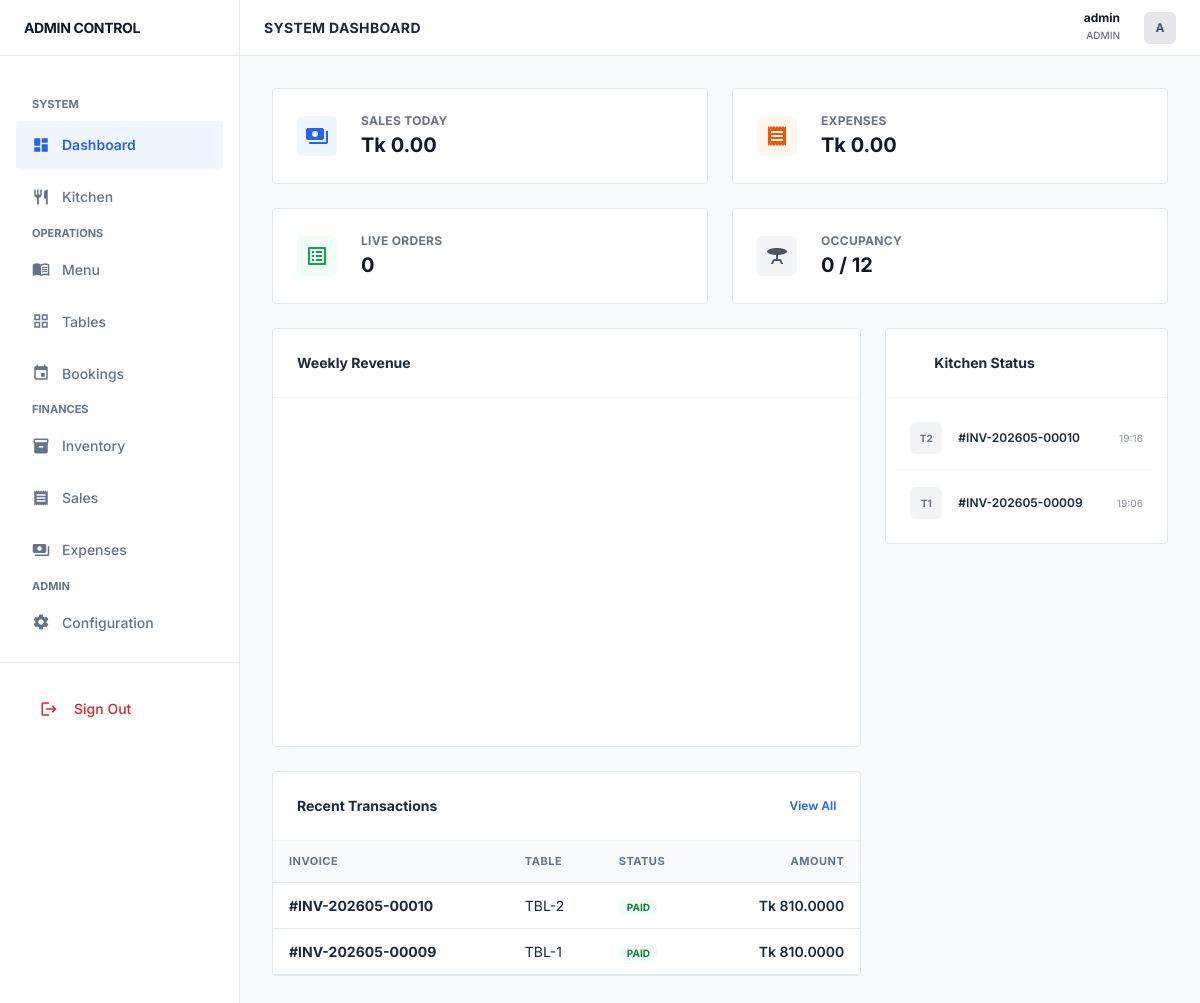
The app's page / (signed in) with its own data.
### core/models/order.py (models this page shows, shortened)
class Order(models.Model):
    STATUS_CHOICES = [
        ('pending', 'Pending'),
        ('cooking', 'Cooking'),
        ('served', 'Served'),
        ('paid', 'Paid'),
        ('cancelled', 'Cancelled'),
    ]
    PAYMENT_CHOICES = [
        ('cash', 'Cash'),
        ('card', 'Card'),
        ('mobile', 'Mobile Banking'),
    ]
    table = models.ForeignKey('Table', on_delete=models.CASCADE, related_name='orders')
    staff = models.ForeignKey(User, on_delete=models.SET_NULL, null=True, related_name='orders')
    customer = models.ForeignKey('Customer', on_delete=models.SET_NULL, null=True, blank=True, related_name='orders')
    status = models.CharField(max_length=20, choices=STATUS_CHOICES, default='pending')
    payment_method = models.CharField(max_length=20, choices=PAYMENT_CHOICES, default='cash')
    tax_rate = models.DecimalField(max_digits=5, decimal_places=2, default=0.00) # e.g. 5.00 for 5%
    created_at = models.DateTimeField(auto_now_add=True)
    updated_at = models.DateTimeField(auto_now=True)
    @property
    def invoice_number(self):
        return f"INV-{self.created_at.strftime('%Y%m')}-{self.id:05d}"
    @property
    def subtotal(self):
        return sum(item.get_total_item_price() for item in self.items.all())
    @property
    def tax_amount(self):
        return (self.subtotal * self.tax_rate) / 100
    @property
    def total_price(self):
        return self.subtotal + self.tax_amount

### core/models/table.py (models this page shows, shortened)
class Table(models.Model):
    STATUS_CHOICES = [
        ('available', 'Available'),
        ('occupied', 'Occupied'),
        ('reserved', 'Reserved'),
    ]
    number = models.IntegerField(unique=True)
    capacity = models.IntegerField()
    status = models.CharField(max_length=20, choices=STATUS_CHOICES, default='available')

### core/models/order_item.py (models this page shows, shortened)
class OrderItem(models.Model):
    STATUS_CHOICES = [
        ('pending', 'Pending'),
        ('preparing', 'Preparing'),
        ('ready', 'Ready'),
        ('served', 'Served'),
    ]
    order = models.ForeignKey('Order', on_delete=models.CASCADE, related_name='items')
    menu_item = models.ForeignKey('MenuItem', on_delete=models.CASCADE)
    quantity = models.PositiveIntegerField(default=1)
    price = models.DecimalField(max_digits=10, decimal_places=2) # Price at the time of order
    status = models.CharField(max_length=20, choices=STATUS_CHOICES, default='pending')
    notes = models.CharField(max_length=255, blank=True, null=True)
    def get_total_item_price(self):
        return self.quantity * self.price

### core/views/dashboard.py (the view)
class DashboardView(LoginRequiredMixin, TemplateView):
    template_name = 'core/dashboard.html'
    def get_context_data(self, **kwargs):
        context = super().get_context_data(**kwargs)
        today = timezone.now().date()
        start_of_month = today.replace(day=1)
        context['total_orders'] = Order.objects.count()
        context['pending_orders'] = Order.objects.filter(status='pending').count()
        context['total_tables'] = Table.objects.count()
        context['available_tables'] = Table.objects.filter(status='available').count()
        context['occupied_tables'] = context['total_tables'] - context['available_tables']
        context['recent_orders'] = Order.objects.order_by('-created_at')[:5]
        today_paid_orders = Order.objects.filter(created_at__date=today, status='paid')
        context['today_sales'] = sum(order.total_price for order in today_paid_orders)
        context['today_expenses'] = Expense.objects.filter(date=today).aggregate(Sum('amount'))['amount__sum'] or 0
        month_paid_orders = Order.objects.filter(created_at__date__gte=start_of_month, status='paid')
        context['month_sales'] = sum(order.total_price for order in month_paid_orders)
        context['month_expenses'] = Expense.objects.filter(date__gte=start_of_month).aggregate(Sum('amount'))['amount__sum'] or 0
        context['low_stock_count'] = Ingredient.objects.filter(current_stock__lte=F('low_stock_threshold')).count()
        context['today_reservations_count'] = Reservation.objects.filter(date=today).count()
        days = []
        revenue_data = []
        expense_data = []
        for i in range(6, -1, -1):
            date = today - timedelta(days=i)
            days.append(date.strftime('%a'))
            day_sales = sum(order.total_price for order in Order.objects.filter(created_at__date=date, status='paid'))
            day_expenses = Expense.objects.filter(date=date).aggregate(Sum('amount'))['amount__sum'] or 0
            revenue_data.append(float(day_sales))
            expense_data.append(float(day_expenses))
        context['chart_days'] = days
        context['chart_revenue'] = revenue_data
        context['chart_expenses'] = expense_data
        return context

### core/templates/core/dashboard.html (shortened to what this page needs)
{% extends 'core/base.html' %}
{% load inventory_extras %}
{% block page_title %}System Dashboard{% endblock %}
{% block content %}
<div class="grid grid-cols-1 sm:grid-cols-2 xl:grid-cols-4 gap-4 mb-6">
    <div class="app-card p-4 flex items-center gap-4">
        <div class="w-10 h-10 bg-blue-50 text-blue-600 rounded flex items-center justify-center">
            <span class="material-icons">payments</span>
        </div>
        <div>
            <p class="text-xs font-bold text-gray-500 uppercase tracking-wide mb-0.5">Sales Today</p>
            <h3 class="text-xl font-bold text-gray-900">Tk {{ today_sales|floatformat:2 }}</h3>
        </div>
    </div>
    <div class="app-card p-4 flex items-center gap-4">
        <div class="w-10 h-10 bg-orange-50 text-orange-600 rounded flex items-center justify-center">
            <span class="material-icons">receipt</span>
        </div>
        <div>
            <p class="text-xs font-bold text-gray-500 uppercase tracking-wide mb-0.5">Expenses</p>
            <h3 class="text-xl font-bold text-gray-900">Tk {{ today_expenses|floatformat:2 }}</h3>
        </div>
    </div>
    <div class="app-card p-4 flex items-center gap-4">
        <div class="w-10 h-10 bg-green-50 text-green-600 rounded flex items-center justify-center">
            <span class="material-icons">list_alt</span>
        </div>
        <div>
            <p class="text-xs font-bold text-gray-500 uppercase tracking-wide mb-0.5">Live Orders</p>
            <h3 class="text-xl font-bold text-gray-900">{{ pending_orders }}</h3>
        </div>
    </div>
    <div class="app-card p-4 flex items-center gap-4">
        <div class="w-10 h-10 bg-gray-100 text-gray-600 rounded flex items-center justify-center">
            <span class="material-icons">table_bar</span>
        </div>
        <div>
            <p class="text-xs font-bold text-gray-500 uppercase tracking-wide mb-0.5">Occupancy</p>
            <h3 class="text-xl font-bold text-gray-900">{{ occupied_tables }} / {{ total_tables }}</h3>
        </div>
    </div>
</div>
<div class="grid grid-cols-1 lg:grid-cols-3 gap-6">
    <div class="lg:col-span-2 space-y-6">
        <div class="app-card">
            <div class="px-6 py-4 border-b border-gray-100">
                <h4 class="text-sm font-bold text-gray-800">Weekly Revenue</h4>
            </div>
            <div class="p-4">
                <div id="revenueChart" style="height: 300px;"></div>
            </div>
        </div>
        <div class="app-card overflow-hidden">
            <div class="px-6 py-4 border-b border-gray-100 flex items-center justify-between">
                <h4 class="text-sm font-bold text-gray-800">Recent Transactions</h4>
                <a href="{% url 'order_list' %}" class="text-xs font-semibold text-blue-600">View All</a>
            </div>
            <div class="overflow-x-auto">
                <table class="table-flat">
                    <thead>
                        <tr>
                            <th>Invoice</th>
                            <th>Table</th>
                            <th>Status</th>
                            <th class="text-right">Amount</th>
                        </tr>
                    </thead>
                    <tbody>
                        {% for order in recent_orders %}
                        <tr>
                            <td class="font-bold">#{{ order.invoice_number }}</td>
                            <td>TBL-{{ order.table.number }}</td>
                            <td>
                                <span class="px-2 py-0.5 rounded-full text-[10px] font-bold uppercase
                                    {% if order.status == 'paid' %}bg-green-50 text-green-700{% else %}bg-amber-50 text-amber-700{% endif %}">
                                    {{ order.get_status_display }}
                                </span>
                            </td>
                            <td class="text-right font-semibold">Tk {{ order.total_price }}</td>
                        </tr>
                        {% endfor %}
                    </tbody>
                </table>
            </div>
        </div>
    </div>
    <div class="space-y-6">
        <div class="app-card">
            <div class="px-5 py-4 border-b border-gray-100">
                <h4 class="text-sm font-bold text-gray-800">Kitchen Status</h4>
            </div>
            <div class="p-2 divide-y divide-gray-50">
                {% for order in recent_orders|slice:":5" %}
                <div class="flex items-center justify-between p-3 hover:bg-gray-50">
                    <div class="flex items-center gap-3">
                        <div class="w-8 h-8 bg-gray-100 rounded text-gray-500 flex items-center justify-center text-[10px] font-bold">
                            T{{ order.table.number }}
                        </div>
                        <span class="text-xs font-semibold">#{{ order.invoice_number }}</span>
                    </div>
                    <span class="text-[10px] font-medium text-gray-400">{{ order.created_at|date:"H:i" }}</span>
                </div>
                {% endfor %}
            </div>
        </div>
    </div>
</div>
{% endblock %}

### core/templates/core/base.html (shortened to what this page needs)
{% load static %}
<!DOCTYPE html>
<html lang="en" x-data="{ sidebarOpen: false }">
<head>
    <link href="https://cdn.jsdelivr.net/npm/bootstrap@5.3.0/dist/css/bootstrap.min.css" rel="stylesheet">
    <script src="https://cdn.tailwindcss.com"></script>
    <link rel="stylesheet" href="{% static 'core/css/style.css' %}">
</head>
<body class="bg-gray-50">
    <div class="flex h-screen overflow-hidden">
        <aside :class="sidebarOpen ? 'block' : 'hidden'" class="lg:block flat-sidebar h-full flex flex-col z-40 fixed lg:static inset-y-0 left-0" x-cloak>
            <div class="h-14 flex items-center px-6 border-b border-gray-200">
                <span class="text-sm font-bold text-gray-900 tracking-tight uppercase">Admin Control</span>
            </div>
            <nav class="flex-1 overflow-y-auto p-3 space-y-1">
                <p class="section-label px-3 mt-4">System</p>
                <a href="{% url 'dashboard' %}" class="nav-link-flat {% if request.resolver_match.url_name == 'dashboard' %}nav-link-active{% endif %}">
                    <span class="material-icons text-lg">dashboard</span>
                    <span>Dashboard</span>
                </a>
                <a href="{% url 'kitchen_dashboard' %}" class="nav-link-flat {% if 'kitchen' in request.path %}nav-link-active{% endif %}">
                    <span class="material-icons text-lg">restaurant</span>
                    <span>Kitchen</span>
                </a>
                <p class="section-label px-3 mt-6">Operations</p>
                <a href="{% url 'menu_list' %}" class="nav-link-flat {% if 'menu' in request.path %}nav-link-active{% endif %}">
                    <span class="material-icons text-lg">menu_book</span>
                    <span>Menu</span>
                </a>
                <a href="{% url 'table_list' %}" class="nav-link-flat {% if 'tables' in request.path %}nav-link-active{% endif %}">
                    <span class="material-icons text-lg">grid_view</span>
                    <span>Tables</span>
                </a>
                <a href="{% url 'reservation_list' %}" class="nav-link-flat {% if 'reservations' in request.path %}nav-link-active{% endif %}">
                    <span class="material-icons text-lg">event</span>
                    <span>Bookings</span>
                </a>
                <p class="section-label px-3 mt-6">Finances</p>
                <a href="{% url 'ingredient_list' %}" class="nav-link-flat {% if 'inventory' in request.path %}nav-link-active{% endif %}">
                    <span class="material-icons text-lg">inventory_2</span>
                    <span>Inventory</span>
                </a>
                <a href="{% url 'order_list' %}" class="nav-link-flat {% if 'orders' in request.path %}nav-link-active{% endif %}">
                    <span class="material-icons text-lg">receipt</span>
                    <span>Sales</span>
                </a>
                <a href="{% url 'expense_list' %}" class="nav-link-flat {% if 'expenses' in request.path %}nav-link-active{% endif %}">
                    <span class="material-icons text-lg">payments</span>
                    <span>Expenses</span>
                </a>
                {% if user.is_superuser %}
                <p class="section-label px-3 mt-6">Admin</p>
                <a href="{% url 'settings_home' %}" class="nav-link-flat {% if 'settings' in request.path %}nav-link-active{% endif %}">
                    <span class="material-icons text-lg">settings</span>
                    <span>Configuration</span>
                </a>
                {% endif %}
            </nav>
            <div class="p-4 border-t border-gray-200">
                <form action="{% url 'logout' %}" method="post">
                    <button type="submit" class="flex items-center gap-3 w-full px-3 py-2 text-sm font-medium text-red-600 hover:bg-red-50 rounded">
                        <span class="material-icons text-lg">logout</span>
                        <span>Sign Out</span>
                    </button>
                </form>
            </div>
        </aside>
        <div class="flex-1 flex flex-col min-w-0">
            <header class="h-14 bg-white border-b border-gray-200 flex items-center justify-between px-6 sticky top-0 z-30">
                <div class="flex items-center gap-4">
                    <h1 class="text-sm font-bold text-gray-800 uppercase tracking-wide">{% block page_title %}Overview{% endblock %}</h1>
                </div>
                <div class="flex items-center gap-4">
                    <div class="text-right hidden sm:block">
                        <p class="text-xs font-bold text-gray-900 leading-none mb-1">{{ user.username }}</p>
                        <p class="text-[10px] text-gray-500 uppercase font-medium">{% if user.is_superuser %}Admin{% else %}Staff{% endif %}</p>
                    </div>
                    <div class="w-8 h-8 bg-gray-200 rounded flex items-center justify-center text-xs font-bold text-gray-600">
                        {{ user.username|first|upper }}
                    </div>
                </div>
            </header>
            <main class="flex-1 overflow-y-auto p-6 lg:p-8">
                {% block content %}{% endblock %}
            </main>
        </div>
    </div>
</body>
</html>

### records on screen
Order: invoice_number "INV-202605-00010", table.number "2", status "PAID", total_price "810.0000", created_at "19:16"
Order: invoice_number "INV-202605-00009", table.number "1", status "PAID", total_price "810.0000", created_at "19:06"

### other values on screen
{{ user.username }} "admin"
{{ user.username|first|upper }} "A"
{{ today_sales|floatformat:2 }} "0.00"
{{ today_expenses|floatformat:2 }} "0.00"
{{ pending_orders }} "0"
{{ occupied_tables }} "0"
{{ total_tables }} "12"
